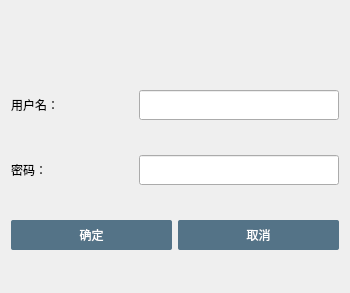
<?xml version="1.0" encoding="UTF-8"?>
<ui version="4.0">
 <class>AddAuthority</class>
 <widget class="QWidget" name="AddAuthority">
  <property name="geometry">
   <rect>
    <x>0</x>
    <y>0</y>
    <width>350</width>
    <height>293</height>
   </rect>
  </property>
  <property name="windowTitle">
   <string>Form</string>
  </property>
  <property name="styleSheet">
   <string notr="true">QPushButton:hover
{
background-color: rgb(180, 85, 100);
color:white;
}

QPushButton:hover:pressed
{
background-color:rgb(180, 85, 100);
color:white;
}

QPushButton
{
background-color:rgb(84, 115, 135);
color:white;
font-size:12px;
width: 150px;
border-radius:2px;
spacing:2px;
padding: 0px 0px;
}</string>
  </property>
  <layout class="QVBoxLayout" name="verticalLayout">
   <item>
    <spacer name="horizontalSpacer">
     <property name="orientation">
      <enum>Qt::Horizontal</enum>
     </property>
     <property name="sizeHint" stdset="0">
      <size>
       <width>40</width>
       <height>25</height>
      </size>
     </property>
    </spacer>
   </item>
   <item>
    <spacer name="horizontalSpacer_2">
     <property name="orientation">
      <enum>Qt::Horizontal</enum>
     </property>
     <property name="sizeHint" stdset="0">
      <size>
       <width>40</width>
       <height>25</height>
      </size>
     </property>
    </spacer>
   </item>
   <item>
    <layout class="QHBoxLayout" name="horizontalLayout">
     <item>
      <widget class="QLabel" name="label">
       <property name="text">
        <string>用户名：</string>
       </property>
      </widget>
     </item>
     <item>
      <widget class="QLineEdit" name="lineEditUserName">
       <property name="minimumSize">
        <size>
         <width>0</width>
         <height>30</height>
        </size>
       </property>
       <property name="maximumSize">
        <size>
         <width>200</width>
         <height>16777215</height>
        </size>
       </property>
      </widget>
     </item>
    </layout>
   </item>
   <item>
    <layout class="QHBoxLayout" name="horizontalLayout_2">
     <item>
      <widget class="QLabel" name="label_2">
       <property name="text">
        <string>密码：</string>
       </property>
      </widget>
     </item>
     <item>
      <widget class="QLineEdit" name="lineEditPassWord">
       <property name="minimumSize">
        <size>
         <width>0</width>
         <height>30</height>
        </size>
       </property>
       <property name="maximumSize">
        <size>
         <width>200</width>
         <height>16777215</height>
        </size>
       </property>
       <property name="echoMode">
        <enum>QLineEdit::PasswordEchoOnEdit</enum>
       </property>
      </widget>
     </item>
    </layout>
   </item>
   <item>
    <layout class="QHBoxLayout" name="horizontalLayout_3">
     <item>
      <widget class="QPushButton" name="pushButtonOk">
       <property name="minimumSize">
        <size>
         <width>0</width>
         <height>30</height>
        </size>
       </property>
       <property name="text">
        <string>确定</string>
       </property>
       <property name="icon">
        <iconset resource="../../res.qrc">
         <normaloff>:/image/image/确认.png</normaloff>:/image/image/确认.png</iconset>
       </property>
      </widget>
     </item>
     <item>
      <widget class="QPushButton" name="pushButtonCancel">
       <property name="minimumSize">
        <size>
         <width>0</width>
         <height>30</height>
        </size>
       </property>
       <property name="text">
        <string>取消</string>
       </property>
       <property name="icon">
        <iconset resource="../../res.qrc">
         <normaloff>:/image/image/cancel.png</normaloff>:/image/image/cancel.png</iconset>
       </property>
      </widget>
     </item>
    </layout>
   </item>
  </layout>
 </widget>
 <resources>
  <include location="../../res.qrc"/>
 </resources>
 <connections/>
</ui>
